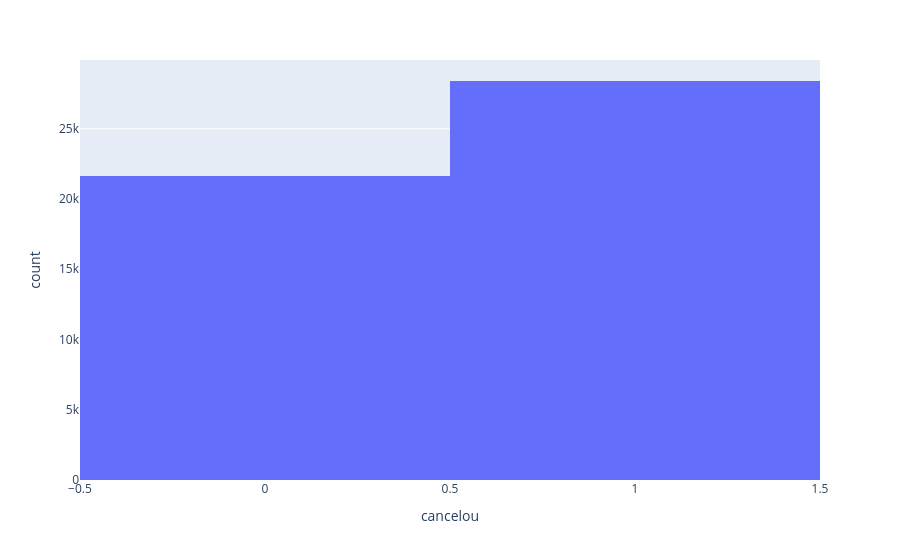

The code cell stored with this chart in its notebook:
### Code cell
# Passo 05: análise detalhada para entender a causa do cancelamento, como cada coluna impacta no cancelamento
# primeiro cria o gráfico
grafico = px.histogram(tabela, x="cancelou")
# eixo y quantidade de pessoas, x = pessoas que cancelaram

#exibe o gráfico

grafico.show()

### Figure 1 — Plotly figure (JSON) as saved in the notebook; plotly's stock layout.template omitted (floating-point values rounded to 4 significant figures; data arrays with more than 128 entries replaced by an {"elided": "..."} marker saying what was removed)
{"data": [{"bingroup": "x", "hovertemplate": "cancelou=%{x}<br>count=%{y}<extra></extra>", "legendgroup": "", "marker": {"color": "#636efa", "pattern": {"shape": ""}}, "name": "", "orientation": "v", "showlegend": false, "type": "histogram", "x": {"elided": "50000 float values"}, "xaxis": "x", "yaxis": "y"}], "layout": {"barmode": "relative", "legend": {"tracegroupgap": 0}, "margin": {"t": 60}, "xaxis": {"anchor": "y", "domain": [0, 1], "title": {"text": "cancelou"}}, "yaxis": {"anchor": "x", "domain": [0, 1], "title": {"text": "count"}}}}
